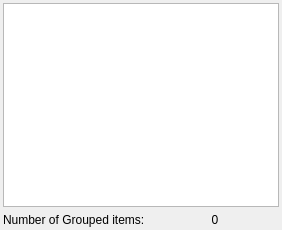
<?xml version="1.0" encoding="UTF-8"?>
<ui version="4.0">
 <class>Panel_displayed_files</class>
 <widget class="QWidget" name="Panel_displayed_files">
  <property name="geometry">
   <rect>
    <x>0</x>
    <y>0</y>
    <width>282</width>
    <height>230</height>
   </rect>
  </property>
  <property name="sizePolicy">
   <sizepolicy hsizetype="Preferred" vsizetype="Expanding">
    <horstretch>0</horstretch>
    <verstretch>0</verstretch>
   </sizepolicy>
  </property>
  <property name="minimumSize">
   <size>
    <width>279</width>
    <height>0</height>
   </size>
  </property>
  <property name="windowTitle">
   <string>Form</string>
  </property>
  <layout class="QVBoxLayout" name="verticalLayout">
   <property name="leftMargin">
    <number>3</number>
   </property>
   <property name="topMargin">
    <number>3</number>
   </property>
   <property name="rightMargin">
    <number>3</number>
   </property>
   <property name="bottomMargin">
    <number>3</number>
   </property>
   <item>
    <widget class="QListWidget" name="listOpenedFiles">
     <property name="minimumSize">
      <size>
       <width>270</width>
       <height>0</height>
      </size>
     </property>
    </widget>
   </item>
   <item>
    <layout class="QHBoxLayout" name="horizontalLayout">
     <item>
      <widget class="QLabel" name="label">
       <property name="text">
        <string>Number of Grouped items:</string>
       </property>
      </widget>
     </item>
     <item>
      <widget class="QLabel" name="lbl_num_groupped">
       <property name="text">
        <string>0</string>
       </property>
       <property name="alignment">
        <set>Qt::AlignCenter</set>
       </property>
      </widget>
     </item>
    </layout>
   </item>
  </layout>
 </widget>
 <resources/>
 <connections/>
</ui>
